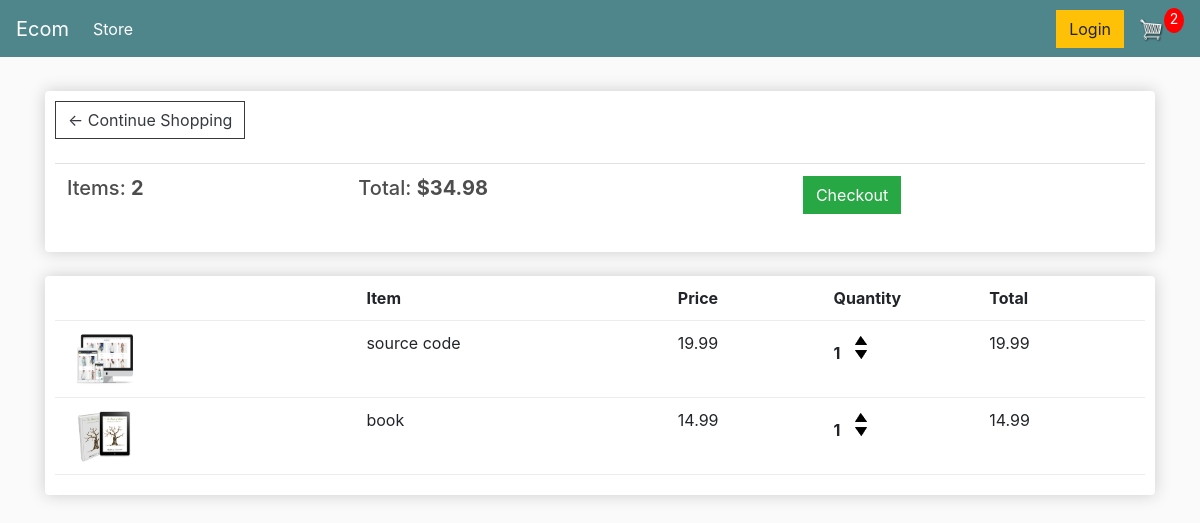
The app's page /cart/ (signed in) with its own data.
### store/models.py (models this page shows, shortened)
class Order(models.Model):
	customer = models.ForeignKey(Customer, on_delete = models.SET_NULL, null = True, blank = True)
	date_ordered = models.DateTimeField(auto_now_add = True)
	complete = models.BooleanField(default = False)
	transaction_id = models.CharField(max_length = 200, null = True)
	@ property
	def get_cart_total(self):
		orderitems = self.orderitem_set.all()
		total = sum([item.get_total for item in orderitems])
		return total
	@ property
	def get_cart_items(self):
		orderitems = self.orderitem_set.all()
		total = sum([item.quantity for item in orderitems])
		return total

class OrderItem(models.Model):
	product = models.ForeignKey(Product, on_delete = models.SET_NULL, blank = True, null = True)
	order = models.ForeignKey(Order, on_delete = models.SET_NULL, blank = True, null = True)
	quantity = models.IntegerField(default = 0, null = True, blank = True)
	date_added = models.DateTimeField(auto_now_add = True)
	@property
	def get_total(self):
		total = self.product.price * self.quantity
		return total

class Product(models.Model):
	name = models.CharField(max_length = 200, null = True)
	price = models.DecimalField(max_digits = 7, decimal_places = 2)
	digital = models.BooleanField(default = False, null = True, blank = False)
	image = models.ImageField(null = True, blank = True)
	def imageURL(self):
		try:
			url = self.image.url
		except:
			url = ''
		return url

### store/views.py (the view)
# urls.py: path('cart/', views.cart, name = "cart"),
def cart(request):
	cookieData = cartData(request)
	cartItems = cookieData['cartItems']
	order = cookieData['order']
	items = cookieData['items']
	context = {'items':items, 'order': order, 'cartItems': cartItems}
	return render(request, 'store/cart.html', context)

### store/utils.py (called while the page is built)
def cartData(request):
	if request.user.is_authenticated:
		customer = request.user.customer
		order, created = Order.objects.get_or_create(customer=customer, complete=False)
		items = order.orderitem_set.all()
		cartItems = order.get_cart_items
	else:
		cookieData = cookieCart(request)
		cartItems = cookieData['cartItems']
		order = cookieData['order']
		items = cookieData['items']
	return {'cartItems':cartItems ,'order':order, 'items':items}

### store/templates/store/cart.html
{% extends 'store/main.html' %}
{% load static %}
{% block content %}
<div class="row">
	<div class = "col-lg-12">
		<div class = "box-element">
			<a class = "btn btn-outline-dark" href="{% url 'store' %}">&#x2190; Continue Shopping</a>
			<br>
			<br>
			<table class="table">
				<tr>
					<th><h5>Items: <strong>{{order.get_cart_items}}</strong></h5></th>
					<th><h5>Total: <strong>${{order.get_cart_total|floatformat:2}}</strong></h5></th>
					<th>
						<a style="float:right:margin:5px" class="btn btn-success"
						href="{% url 'checkout' %}">Checkout</a>
					</th>
				</tr>
			</table>
		</div>
		<br>
		<div class = "box-element">
			<div class="cart-row">
				<div style="flex: 2"></div>
				<div style="flex: 2"><strong>Item</strong></div>
				<div style="flex: 1"><strong>Price</strong></div>
				<div style="flex: 1"><strong>Quantity</strong></div>
				<div style="flex: 1"><strong>Total</strong></div>
			</div>
			{% for item in items %}
			<div class="cart-row">
				<div style="flex: 2"><img class="row-image" src="{{item.product.imageURL}}"></div>
				<div style="flex: 2">{{item.product.name}}</div>
				<div style="flex: 1">{{item.product.price|floatformat:2}}</div>
				<div style="flex: 1">
					<p class="quantity">{{item.quantity}}</p>
					<div class="quantity">
						<img data-product={{item.product.id}} data-action="add" class="chg-quantity update-cart" src="{%static 'images/arrow-up.png'%}">
						<img data-product={{item.product.id}} data-action="remove" class="chg-quantity update-cart" src="{%static 'images/arrow-down.png'%}">
					</div>
				</div>
				<div style="flex: 1">{{item.get_total|floatformat:2}}</div>
			</div>
			{% endfor %}
		</div>
	</div>
</div>
{% endblock content %}

### static/css/main.css (style rules this page uses)
body { background-color: hsl(0, 0%, 98%); }
h1,h2,h3,h4,h5,h6 { color:hsl(0, 0%, 30%); }
.box-element { box-shadow:hsl(0, 0%, 80%) 0 0 16px; background-color: #fff; border-radius: 4px; padding: 10px; }
.col-lg-4, .col-lg-6, .col-lg-8, .col-lg-12 { margin-top: 10px; }
.btn { border-radius: 0; }
.row-image { width: 100px; }
.cart-row { display: flex; align-items: flex-stretch; padding-bottom: 10px; margin-bottom: 10px; border-bottom: 1px solid #ececec; }
.quantity { display: inline-block; font-weight: 700; padding-right:10px; }
.chg-quantity { width: 12px; cursor: pointer; display: block; margin-top: 5px; transition:.1s; }

### records on screen
Order: get_cart_items "2", get_cart_total "34.98"
OrderItem: product.imageURL (picture), product.name "source code", product.price "19.99", quantity "1", get_total "19.99"
OrderItem: product.imageURL (picture), product.name "book", product.price "14.99", quantity "1", get_total "14.99"

### other values on screen
{{ cartItems }} "2"
